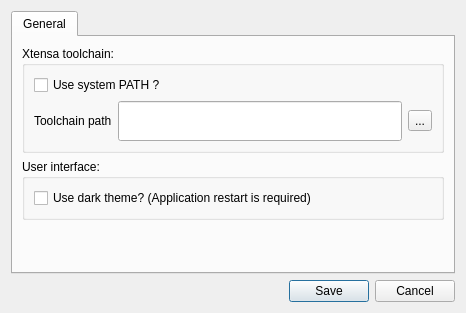
<?xml version="1.0" encoding="UTF-8"?>
<ui version="4.0">
 <class>PreferencesDialog</class>
 <widget class="QDialog" name="PreferencesDialog">
  <property name="geometry">
   <rect>
    <x>0</x>
    <y>0</y>
    <width>466</width>
    <height>313</height>
   </rect>
  </property>
  <property name="windowTitle">
   <string>Preferences</string>
  </property>
  <property name="windowIcon">
   <iconset resource="resource.qrc">
    <normaloff>:/images/res/images/app/48.png</normaloff>:/images/res/images/app/48.png</iconset>
  </property>
  <layout class="QVBoxLayout" name="verticalLayout">
   <item>
    <widget class="QTabWidget" name="tabWidget">
     <property name="currentIndex">
      <number>0</number>
     </property>
     <widget class="QWidget" name="tab">
      <attribute name="title">
       <string>General</string>
      </attribute>
      <layout class="QVBoxLayout" name="verticalLayout_3">
       <item>
        <widget class="QGroupBox" name="groupBox">
         <property name="title">
          <string>Xtensa toolchain:</string>
         </property>
         <layout class="QVBoxLayout" name="verticalLayout_2">
          <item>
           <widget class="QCheckBox" name="useSystemPATH">
            <property name="text">
             <string>Use system PATH ?</string>
            </property>
           </widget>
          </item>
          <item>
           <layout class="QHBoxLayout" name="horizontalLayout">
            <item>
             <widget class="QLabel" name="label">
              <property name="text">
               <string>Toolchain path</string>
              </property>
             </widget>
            </item>
            <item>
             <widget class="QLineEdit" name="tcPathLineEdit">
              <property name="minimumSize">
               <size>
                <width>0</width>
                <height>40</height>
               </size>
              </property>
              <property name="maximumSize">
               <size>
                <width>16777215</width>
                <height>40</height>
               </size>
              </property>
             </widget>
            </item>
            <item>
             <widget class="QToolButton" name="tcPathBtn">
              <property name="text">
               <string>...</string>
              </property>
              <property name="icon">
               <iconset resource="resource.qrc">
                <normaloff>:/images/res/images/light/appbar.folder.open.png</normaloff>:/images/res/images/light/appbar.folder.open.png</iconset>
              </property>
              <property name="iconSize">
               <size>
                <width>32</width>
                <height>32</height>
               </size>
              </property>
             </widget>
            </item>
           </layout>
          </item>
         </layout>
        </widget>
       </item>
       <item>
        <widget class="QGroupBox" name="groupBox_2">
         <property name="title">
          <string>User interface:</string>
         </property>
         <layout class="QVBoxLayout" name="verticalLayout_4">
          <item>
           <widget class="QCheckBox" name="useDarkTheme">
            <property name="text">
             <string>Use dark theme? (Application restart is required)</string>
            </property>
           </widget>
          </item>
         </layout>
        </widget>
       </item>
       <item>
        <spacer name="verticalSpacer">
         <property name="orientation">
          <enum>Qt::Vertical</enum>
         </property>
         <property name="sizeHint" stdset="0">
          <size>
           <width>20</width>
           <height>40</height>
          </size>
         </property>
        </spacer>
       </item>
      </layout>
     </widget>
    </widget>
   </item>
   <item>
    <widget class="QDialogButtonBox" name="buttonBox">
     <property name="orientation">
      <enum>Qt::Horizontal</enum>
     </property>
     <property name="standardButtons">
      <set>QDialogButtonBox::Cancel|QDialogButtonBox::Save</set>
     </property>
    </widget>
   </item>
  </layout>
 </widget>
 <resources>
  <include location="resource.qrc"/>
 </resources>
 <connections>
  <connection>
   <sender>buttonBox</sender>
   <signal>accepted()</signal>
   <receiver>PreferencesDialog</receiver>
   <slot>accept()</slot>
   <hints>
    <hint type="sourcelabel">
     <x>248</x>
     <y>254</y>
    </hint>
    <hint type="destinationlabel">
     <x>157</x>
     <y>274</y>
    </hint>
   </hints>
  </connection>
  <connection>
   <sender>buttonBox</sender>
   <signal>rejected()</signal>
   <receiver>PreferencesDialog</receiver>
   <slot>reject()</slot>
   <hints>
    <hint type="sourcelabel">
     <x>316</x>
     <y>260</y>
    </hint>
    <hint type="destinationlabel">
     <x>286</x>
     <y>274</y>
    </hint>
   </hints>
  </connection>
 </connections>
</ui>
